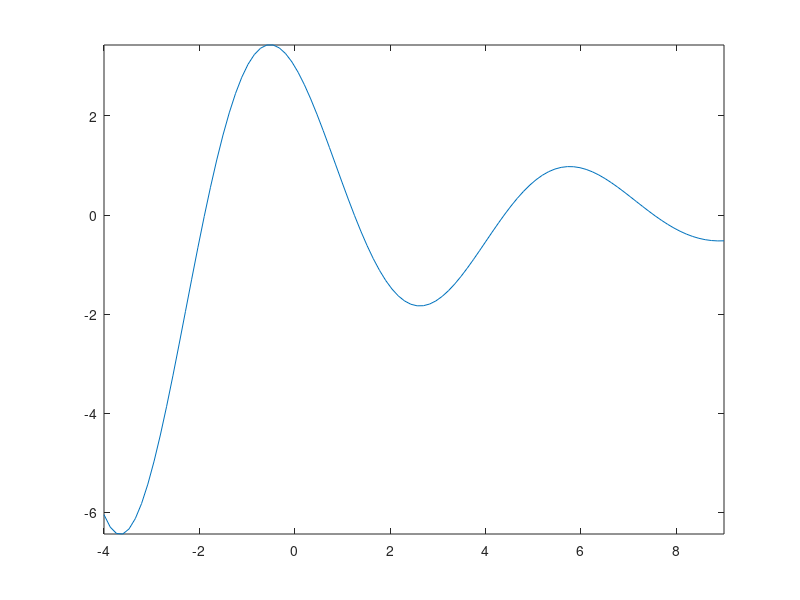

This chart was generated by the following MATLAB code:
% Построить график функции
% f(x) = (3 * cos(x) - sin(x)) * exp(-0.2 * x)
% для –4 ≤ x ≤ 9.

x = linspace(-4, 9);
fx = (3 * cos(x) - sin(x)) .* exp(-0.2 * x);
plot(x, fx);
axis tight;